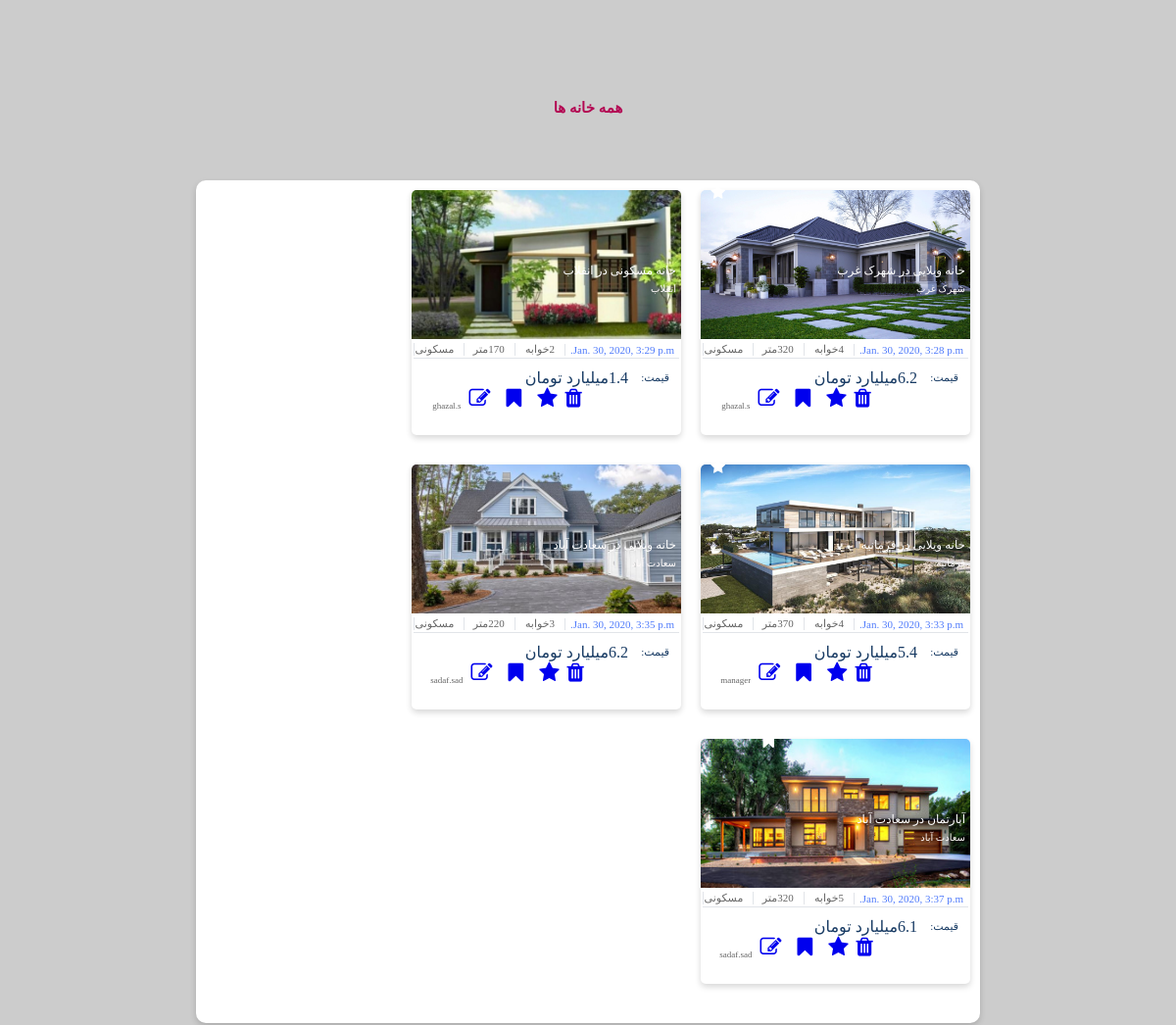
Before: /homes/allHomes (middle part) with the older database file.
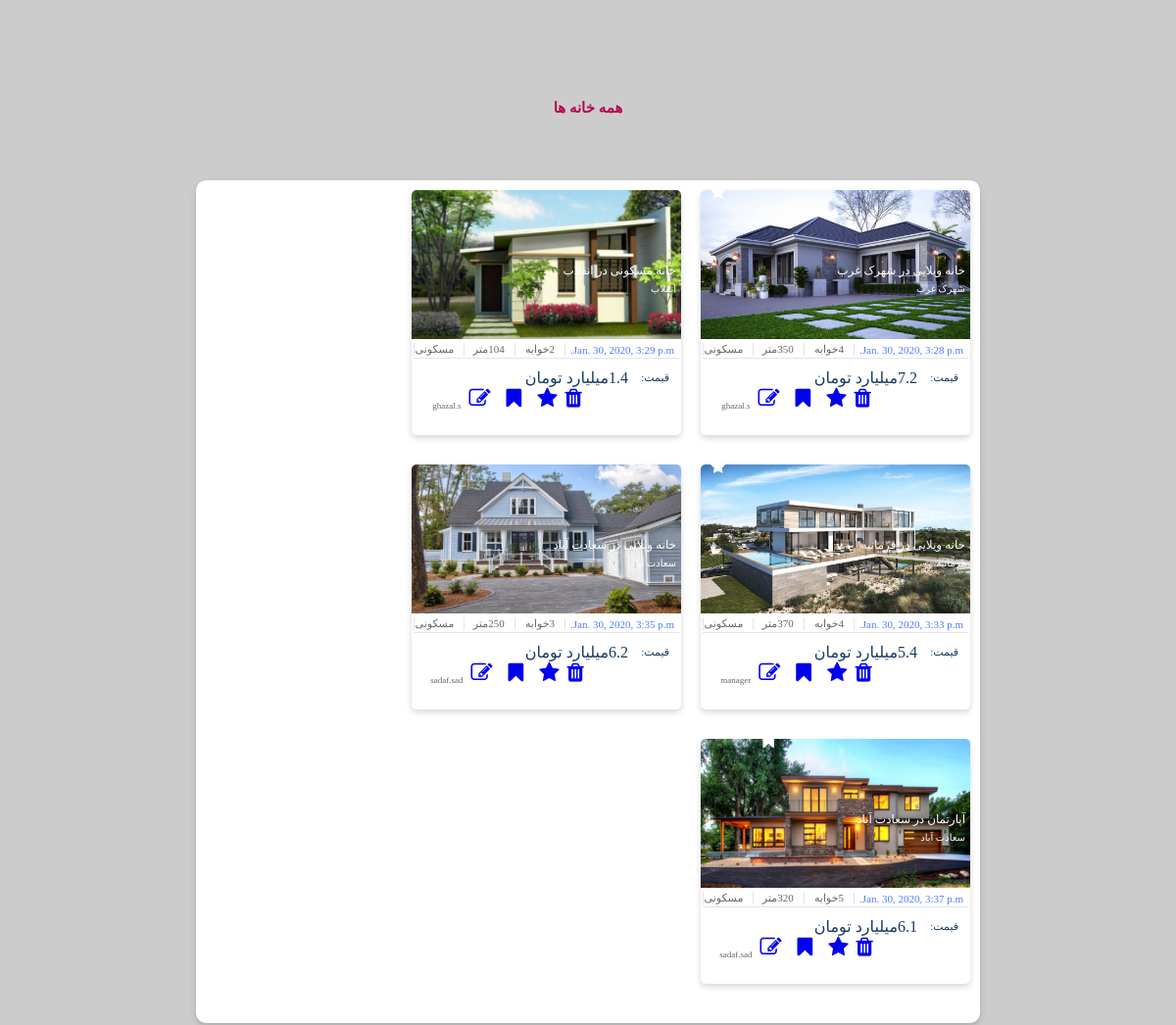
After: the same page with the newer database file.
### homes/models.py (models this page shows)
class Housing(models.Model):
    title = models.CharField(max_length=200)
    price = models.FloatField()
    type = models.CharField(max_length=50)
    area = models.IntegerField()
    bedrooms = models.IntegerField()
    parkings = models.IntegerField()
    locality = models.CharField(max_length=200)
    created_at = models.DateTimeField(auto_now_add=True)
    pic = models.ForeignKey(Image, on_delete=models.SET_NULL, null=True)
    estate = models.CharField(max_length=50)
    star = models.BooleanField(default=False)
    bookmark = models.BooleanField(default=False)

class Image(models.Model):
    image = models.CharField(max_length=500)

### homes/views.py (the view)
# urls.py: path('allHomes', views.showAllHomes),
def showAllHomes(request):
    h = Housing.objects.all()
    usernameHome = None
    if request.user.is_authenticated:
        usernameHome = request.user.username
    gotodiv = 'sec4HeadHome'
    return render(request, 'manager.html', {'results': h, 'username': usernameHome, 'jump': gotodiv})

### homes/templates/manager.html (shortened to what this page needs)
{% load static %}
<!DOCTYPE html PUBLIC "-//W3C//DTD XHTML 1.0 Strict//EN" "http://www.w3.org/TR/xhtml1/DTD/xhtml1-strict.dtd">
<html xmlns="http://www.w3.org/1999/xhtml">
        <head>
                <link rel="stylesheet"
          href="https://cdnjs.cloudflare.com/ajax/libs/font-awesome/4.7.0/css/font-awesome.min.css"/>
                <link rel="stylesheet" href={% static "CSS/managerUserStyle.css" %} />
        </head>
        <body>
            <div id="background">
            <div id="sec4HeadHome" style="margin-top: 100px">همه خانه ها </div>
                <div class="infoPage" style="margin-top: 45px;margin-bottom: 45px">
                                <div id="sec4Grid" >
                    {% for result in results %}
                     <div class="sec4Cards">
                        <div class="sec4Imgs"
                             style="background-image: url({{ result.pic.image}});">
                            <div class="sec4ImgsInfo">
                                <div>{{ result.title }}</div>
                            </div>
                            <div class="sec4ImgsInfo2">
                                <div>{{ result.locality }}</div>
                            </div>
                            {% if result.star %}
                                <div class="fa fa-star" style="color: white;position: relative;right: 250px;top:-40px;font-size: 16px"></div>
                            {% endif %}
                            {% if result.bookmark %}
                                <div class="fa fa-bookmark" style="color: white;position: relative;right: 200px;top:-40px;font-size: 16px"></div>
                            {% endif %}
                        </div>
                        <div class="sec4Info">
                            <div class="sec4details">
                                <div class="bluedetails4">
                                   <div >{{ result.created_at }}</div>
                                </div>
                                <div class="details4">
                                    <div>{{ result.bedrooms }}خوابه</div>
                                </div>
                                <div class="details4">
                                    <div>{{result.area}}متر </div>
                                </div>
                                <div class="details4">
                                    <div>{{ result.type }}</div>
                                </div>
                            </div>
                            <div class="sec4Price">
                                <div class="priceTex4">
                                    <div class="details42">
                                        <div class="details42small">قیمت:</div>
                                        <div>{{ result.price }}میلیارد تومان </div>
                                    </div>
                                </div>
                                <div class="sec4LogoDiv">
                                    <a class="fa fa-trash singleAction"  href="{% url 'deleteHousing' select=result.id %}"  aria-hidden="true" style="font-size: 22px;text-decoration: none "></a>
                                    <a class="fa fa-star singleAction"  href="{% url 'starHousing' select=result.id %}"  aria-hidden="true" style="font-size: 22px; margin-right: 8px;margin-left: 8px;text-decoration: none "></a>
                                    <a class="fa fa-bookmark singleAction"  href="{% url 'bookmarkHousing' select=result.id %}"  aria-hidden="true" style="font-size: 22px; margin-right: 8px;margin-left: 8px;text-decoration: none "></a>
                                    <a class="fa fa-edit singleAction"  href="{% url 'editHousing' select=result.id %}"  aria-hidden="true" style="font-size: 22px; margin-right: 8px;margin-left: 8px;text-decoration: none "></a>
                                    <span class="sec4LogoText">{{ result.estate }}</span></div>
                            </div>
                        </div>
                    </div>
                    {% endfor %}
                </div>
                </div>
            </div>
        </body>
</html>

Changed rows visible on the page:
changed Housing "خانه ویلایی در شهرک غرب": area "320" → "350"; price "6.2" → "7.2"
changed Housing "خانه مسکونی در انقلاب": area "170" → "104"
changed Housing "خانه ویلایی در سعادت آباد": area "220" → "250"
